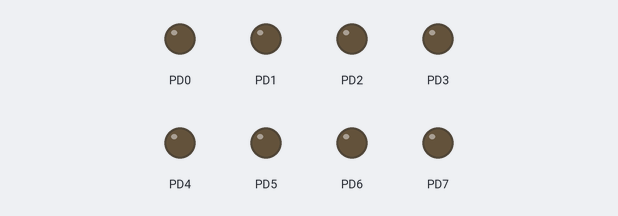
Recording of a program running on a simulated ATmega328P, built with avr-gcc and emulated at 12 MHz (the files do not name the chip). Shown: output pins drawn as LEDs (lit = HIGH).

Above: at 1.3 s.
Timing chart, 0 to 5.3 s (numbered marks = the images above):
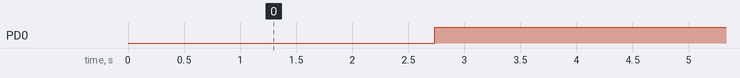

The program:

main.c
```c
/*
 * Timer.c
 *
 * Created: 31.03.2025 8:42:32
 * Author : 589
 */

#define F_CPU 12000000L

#include <avr/io.h>
#include <avr/interrupt.h>
#include <util/delay.h>

int i = 0;

void timerInit(void){
	TCCR1B |= (1<<WGM12);		// óñòàíàâëèâàåì ðåæèì ÑÒÑ (ñáðîñ ïî ñîâïàäåíèþ)
	TIMSK1 |= (1<<OCIE1A);		//óñòàíàâëèâàåì áèò ðàçðåøåíèÿ ïðåðûâàíèÿ 1îãî ñ÷åò÷èêà ïî ñîâïàäåíèþ ñ OCR1A(H è L)
	OCR1AH = 0b11111010;		//çàïèñûâàåì â ðåãèñòð ÷èñëî äëÿ ñðàâíåíèÿ
	OCR1AL = 0b01110010;
	TCCR1B |= (1<<CS12);		//óñòàíîâèì äåëèòåëü.
	//TCCR1B |= (1<<CS10);		//óñòàíîâèì äåëèòåëü.
}


ISR(TIMER1_COMPA_vect)
{
	if(i==0) {
		PORTD = 0b00000000;
	}
	if(i==1) {
		PORTD = 0b00000001;
	}
	if(i==2){
		i=-1;
	}
	i++;

}


int main(void)
{

	DDRD = 0xFF;
	PORTD = 0b00000000;
	timerInit();
	sei();

    while (1)
    {
		/*
		PORTD = 0b00000000;
		_delay_ms(500);
		PORTD = 0b00000001;
		_delay_ms(500);
		*/
	}

}
```

Measured:
- by itself, PD0: alternates HIGH for 2.7 s and LOW for 1.4 s
